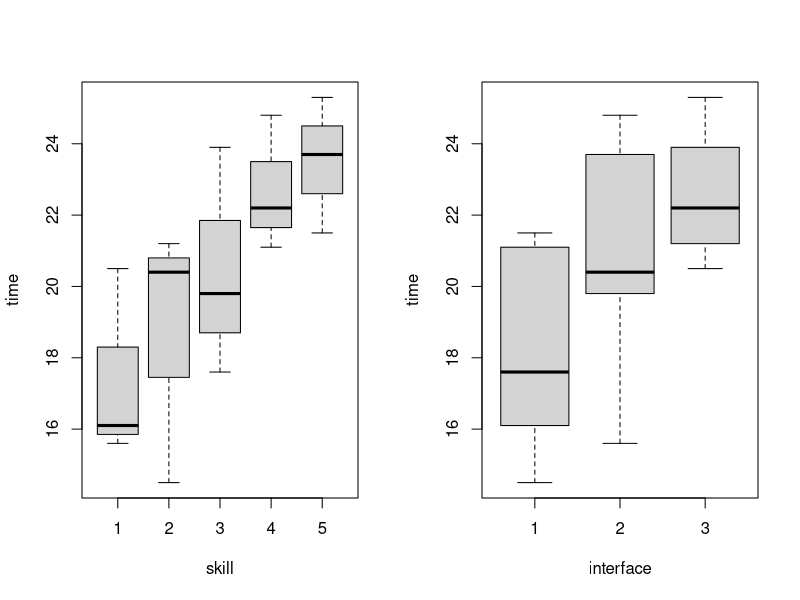
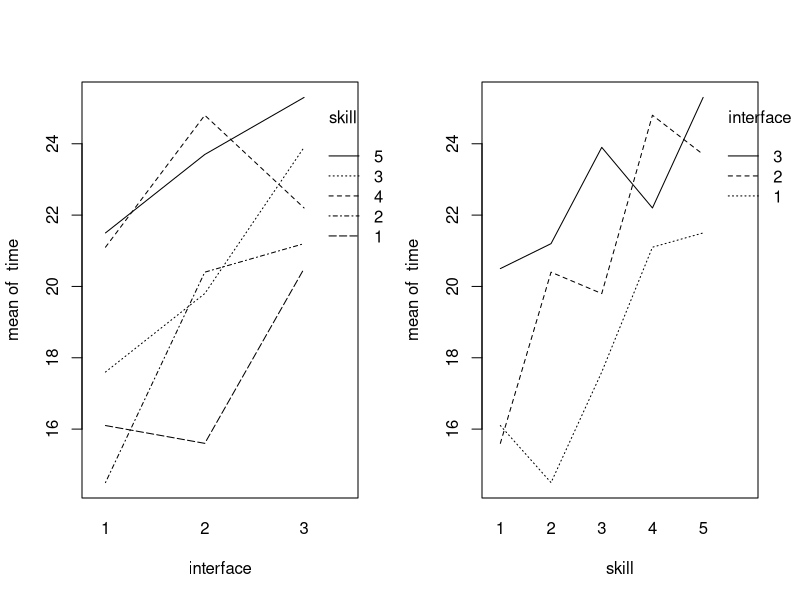
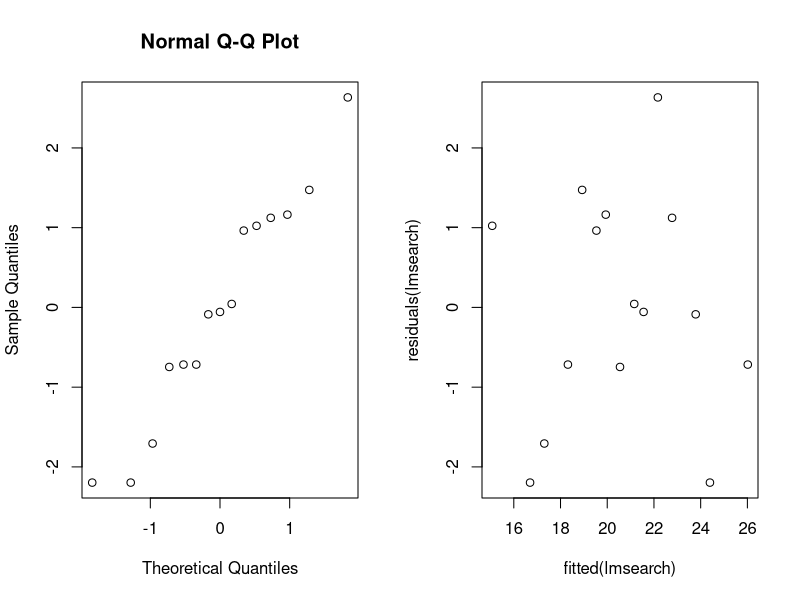
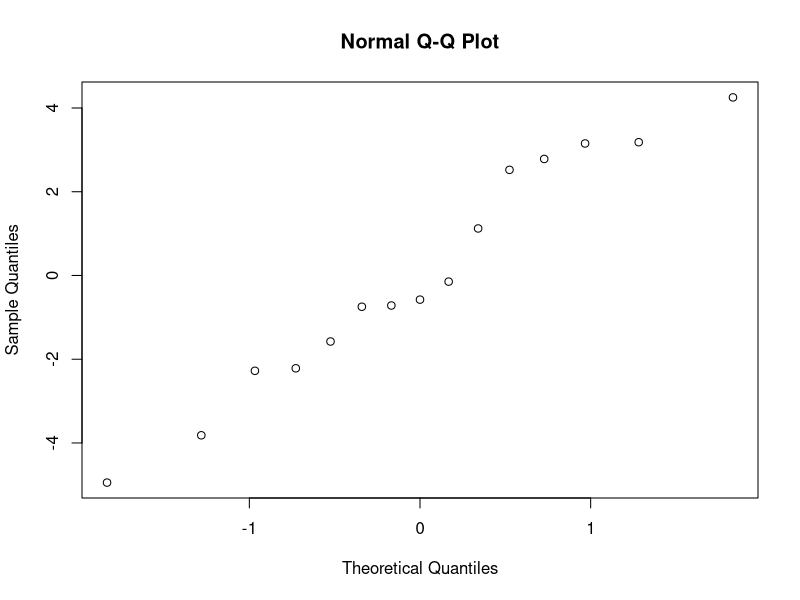
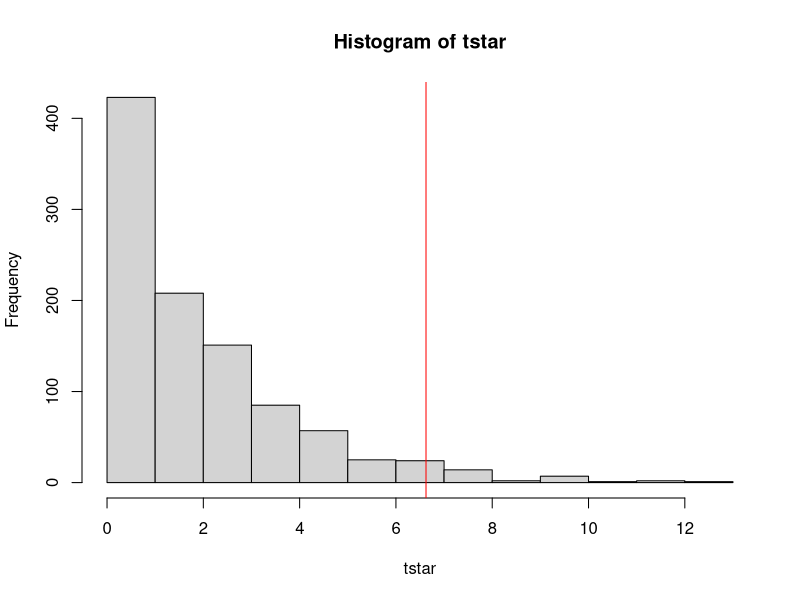
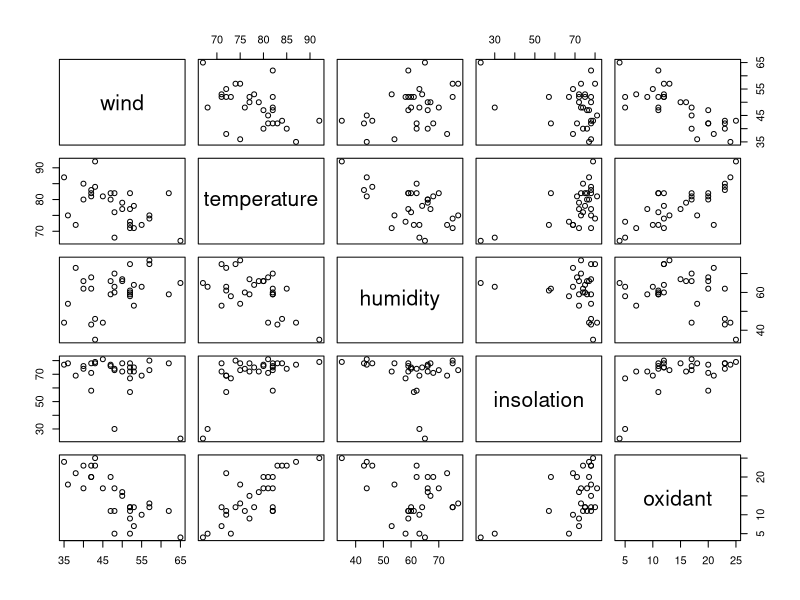
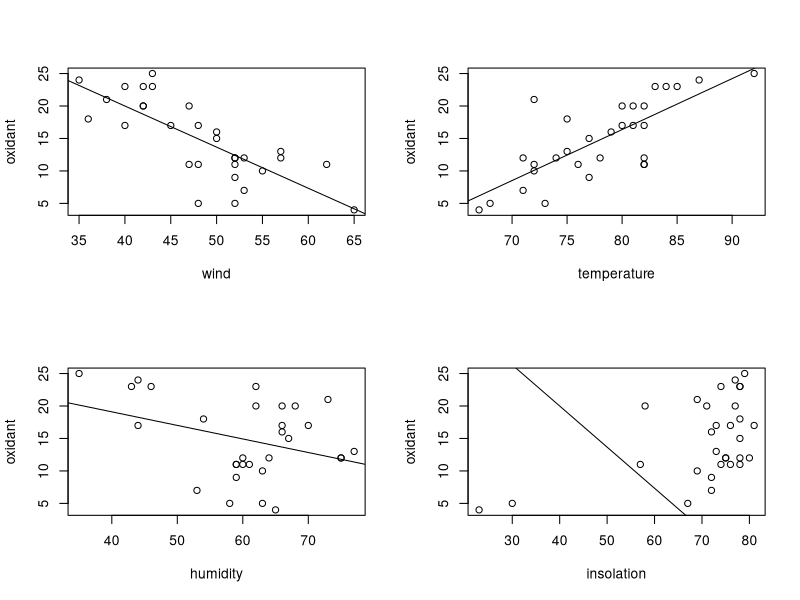
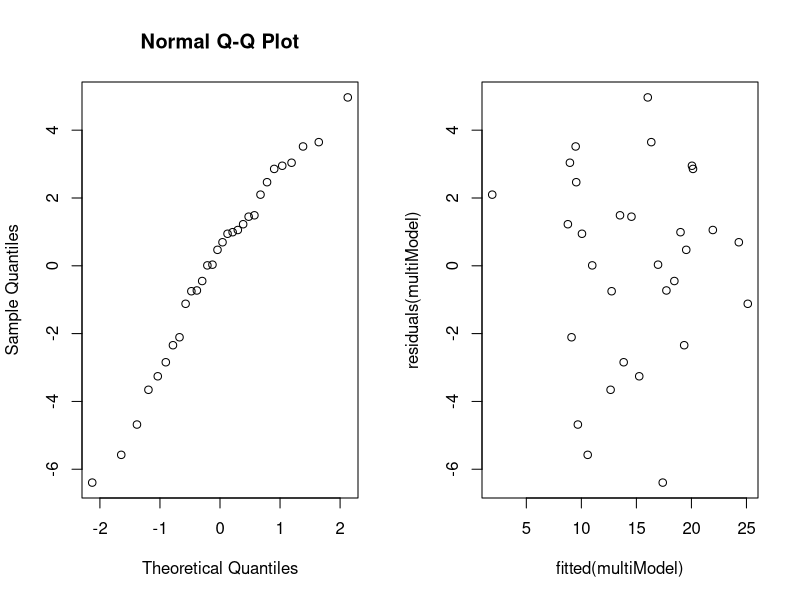

Generate these figures, in order, with R:
## ---- chunk 1
knitr::opts_chunk$set(echo = TRUE)

library(lme4)
## ---- chunk 2
search <- read.table("data/search.txt")
## ---- chunk 3
I=3; B=5; N=1
for (i in 1:B) print((sample(1:(N*I)+(i-1)*3)))
## ---- chunk 4
attach(search)
par(mfrow=c(1,2))
boxplot(time~skill); boxplot(time~interface)
interaction.plot(interface, skill,time)
interaction.plot(skill,interface,time)
## ---- chunk 5
lmsearch <- lm(time~interface+skill,data=search)
searchaov <- anova(lmsearch)

searchaov$`Pr(>F)`[1]
## ---- chunk 6
qqnorm(residuals(lmsearch))
plot(fitted(lmsearch),residuals(lmsearch))
## ---- chunk 7
friedman.test(time,interface, skill)
## ---- chunk 8
search
searchaov2 <- lm(time~interface)
anova(searchaov2)
par(mfrow=c(1,1)); qqnorm(residuals(searchaov2))
## ---- chunk 9
par(mfrow=c(1,1))
cow <- read.table("data/cow.txt")
## ---- chunk 10
cow$id <- factor(cow$id)
cowlm <- lm(milk~treatment+per+id,data=cow)
cat(anova(cowlm)[1,5])
## ---- chunk 11
cowlmsumm <- summary(cowlm)
head(cowlmsumm$coefficients, n=2)
## ---- chunk 12
cowlmer <- lmer(milk~treatment+order+per+(1|id), data=cow, REML=FALSE)
cowlmersumm <- summary(cowlmer)
## ---- chunk 13
cat("Fixed effects")
head(cowlmersumm$coefficients,n=3)
## ---- chunk 14
cowlmer1 <- lmer(milk~order+per+(1|id), data=cow, REML=FALSE)
cowlmeraov <- anova(cowlmer1,cowlmer)
## ---- chunk 15
pval <- cowlmeraov$`Pr(>Chisq)`[2]
pval
## ---- chunk 16
attach(cow)
cowtest <- t.test(milk[treatment=="A"],milk[treatment=="B"],paired=TRUE)
cowtest$estimate
## ---- chunk 17
aovcow <- lm(milk~treatment+id,data=cow)

aovcowsumm <- summary(aovcow)
head(aovcowsumm$coefficients,n=2)
## ---- chunk 18
nausea.table <- read.table("data/nauseatable.txt")
## ---- chunk 19
nausea <- c(rep(1,nausea.table[1,2]), rep(0,nausea.table[1,1]),
            rep(1,nausea.table[2,2]), rep(0,nausea.table[2,1]),
            rep(1,nausea.table[3,2]), rep(0,nausea.table[3,1]))

medicin <- factor(rep(1:3, c((nausea.table[1,1]+nausea.table[1,2]),
                             (nausea.table[2,1]+nausea.table[2,2]),
                             (nausea.table[3,1]+nausea.table[3,2]))), 
                  labels=c("chlor","pent100","pent150"))

nausea.frame <- data.frame(nausea,medicin)
## ---- chunk 20
xtabs(~medicin+nausea)
## ---- chunk 21
attach(nausea.frame)
## ---- chunk 22
B <- 1000
tstar <- numeric(B)
for(i in 1:B)
{
  medicinstar <- sample(medicin) 
  tstar[i] <- chisq.test(xtabs(~medicinstar+nausea))[[1]]
}

myt <- chisq.test(xtabs(~medicin+nausea))[[1]]

hist(tstar)
abline(v=myt, col='red')

pr <- sum(tstar>myt)/B
pr
## ---- chunk 23
chisq.test(xtabs(~medicin+nausea))[[3]]
## ---- chunk 24
airPollution = read.table("./data/airpollution.txt", header = TRUE)
pairs(~ wind + temperature + humidity + insolation + oxidant, data = airPollution)
## ---- chunk 25
model1 = lm(oxidant ~ wind, data = airPollution)
model2 = lm(oxidant ~ temperature, data = airPollution)
model3 = lm(oxidant ~ humidity, data = airPollution)
model4 = lm(oxidant ~ insolation, data = airPollution)

par(mfrow=c(2,2))
plot(oxidant ~ wind, data = airPollution); abline(model1)
plot(oxidant ~ temperature, data = airPollution); abline(model2)
plot(oxidant ~ humidity, data = airPollution); abline(model3)
plot(oxidant ~ insolation, data = airPollution); abline(model1)

sum1 = summary(model1)
sum2 = summary(model2)
sum3 = summary(model3)
sum4 = summary(model4)
## ---- chunk 26
stepUpModel1 = lm(oxidant ~ wind + temperature, data = airPollution)
stepUpSum1 = summary(stepUpModel1)
stepUpModel = lm(oxidant ~ wind + humidity, data = airPollution)
stepUpSum2 = summary(stepUpModel)
stepUpModel = lm(oxidant ~ wind + insolation, data = airPollution)
stepUpSum3 = summary(stepUpModel)
## ---- chunk 27
stepUpModel = lm(oxidant ~ wind + temperature + humidity, data = airPollution)
stepUpSum4 = summary(stepUpModel)
stepUpModel = lm(oxidant ~ wind + temperature + insolation, data = airPollution)
stepUpSum5 = summary(stepUpModel)
## ---- chunk 28
multiModel = lm(oxidant ~ wind + temperature + humidity + insolation, data = airPollution)
multiSum = summary(multiModel)
round(multiSum$coefficients, 6)
## ---- chunk 29
multiModel = lm(oxidant ~ wind + temperature + humidity, data = airPollution)
multiSum = summary(multiModel)
round(multiSum$coefficients, 6)
## ---- chunk 30
multiModel = lm(oxidant ~ wind + temperature, data = airPollution)
multiSum = summary(multiModel)
round(multiSum$coefficients, 6)
## ---- chunk 31
par(mfrow=c(1,2))
qqnorm(residuals(multiModel))
plot(fitted(multiModel), residuals(multiModel))
## ---- chunk 32
par(mfrow=c(1,1))
plot(wind ~ temperature, data = airPollution)

mdl = lm(wind ~ temperature, data = airPollution)
mdlsm = summary(mdl)
## ---- chunk 33
expensesCrime = read.table("./data/expensescrime.txt", header = TRUE)
pairs(expensesCrime[-1])
expensesCrime[-1] = log(expensesCrime[-1])
## ---- chunk 34
pairs(expensesCrime[-1])
## ---- chunk 35
model = lm(expend ~ bad + crime + lawyers + employ + pop, data = expensesCrime[-1])
round(cooks.distance(model), 3)
plot(1:51, cooks.distance(model))
## ---- chunk 36
rows = round(cooks.distance(model), 3) > 1
expensesCrime[rows,]
## ---- chunk 37
newData = expensesCrime[!rows, ]
model = lm(expend ~ crime + lawyers + employ, data = newData)
summary(model)
## ---- chunk 38
modelA = lm(employ ~ lawyers, data = newData)
sumA = summary(modelA)
## ---- chunk 39
model = lm(expend ~ crime + employ, data = newData)
summary(model)
## ---- chunk 40
par(mfrow=c(1,2))
qqnorm(residuals(model))
plot(fitted(model), residuals(model))
## ---- chunk 41
par(mfrow=c(1,2))
plot(newData$crime, residuals(model),  xlab = "Crime", ylab="Residuals")
plot(newData$employ, residuals(model), ylab="Residuals", xlab = "Employ")

par(mfrow=c(1,2))
plot(newData$expend, residuals(model), ylab="Residuals", xlab = "Expend")

estimate = function(x, y) {
  val = model$coefficients[1] + model$coefficients[2] * x + model$coefficients[2] * y
  return(val)
}

plot(estimate(newData$crime, newData$employ), residuals(model), ylab="Residuals", xlab = "Expend Est")
